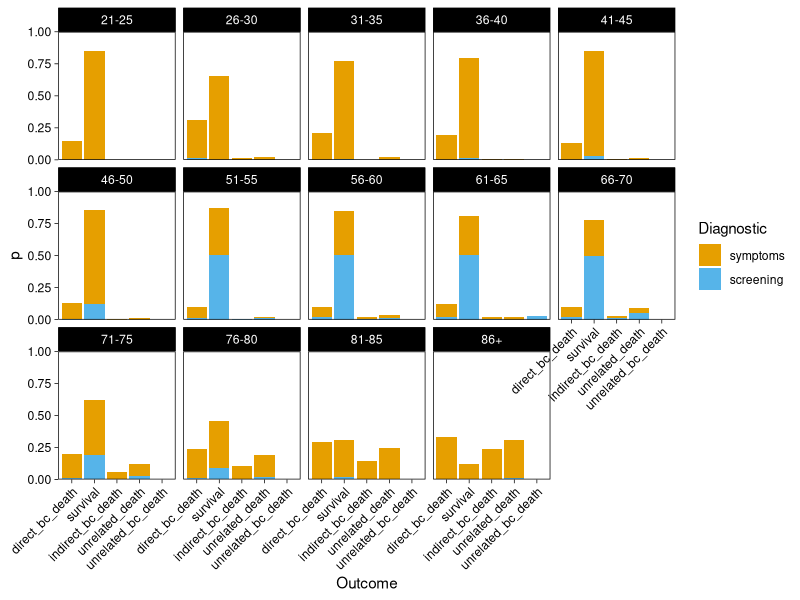
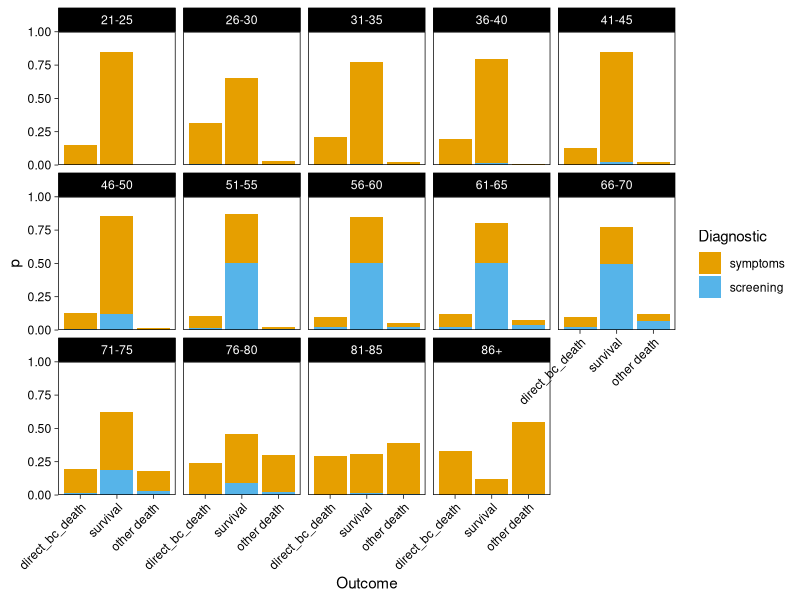
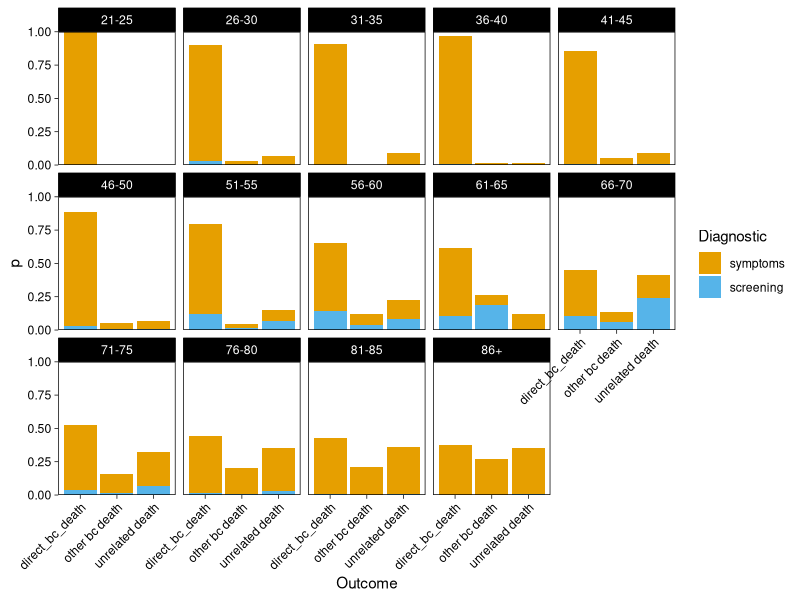
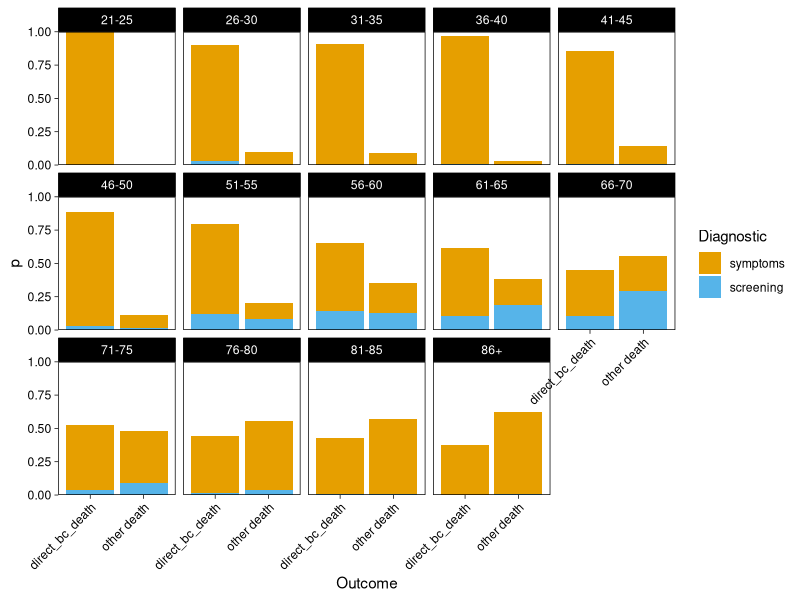
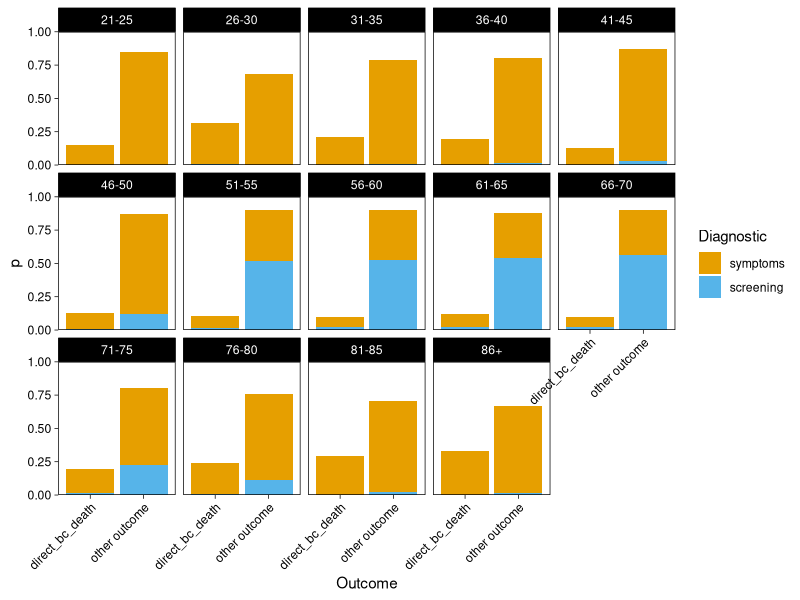
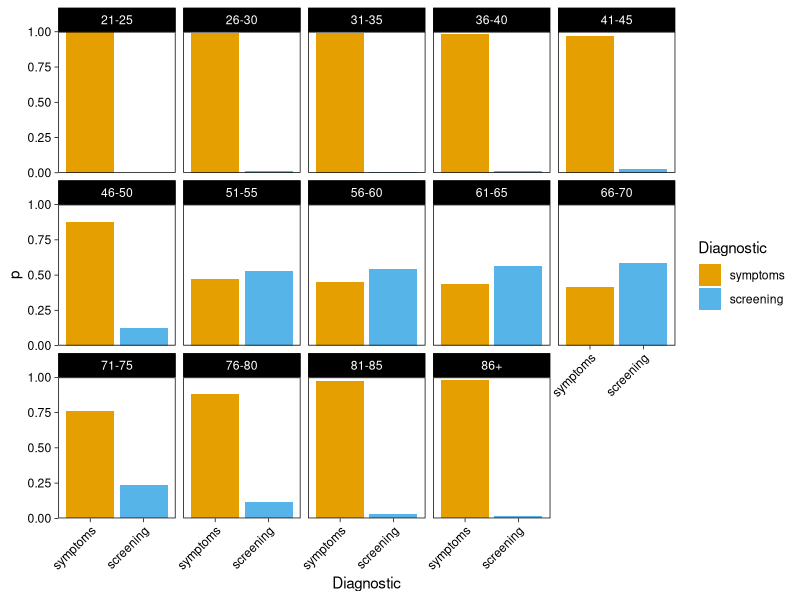
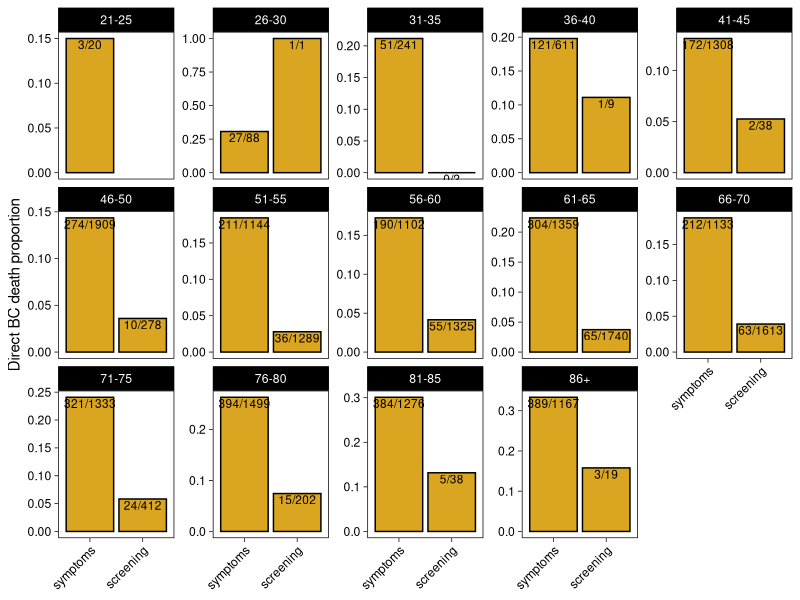
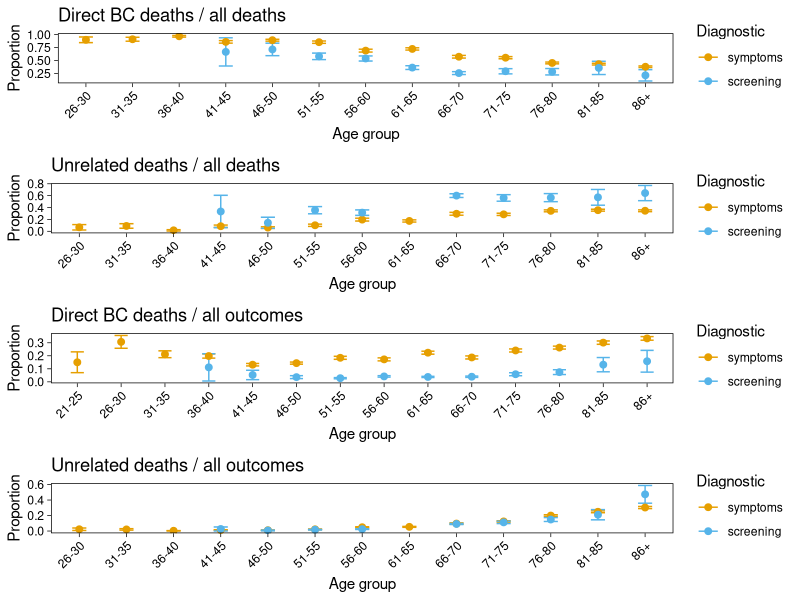

These figures' R source, in order:
## ---- chunk 1
knitr::opts_chunk$set(echo = FALSE, cache=TRUE)
library(tidyverse)
library(cowplot)
library(knitr)
library(kableExtra)
cbPalette <- c("#E69F00", "#56B4E9", "#009E73", "#F0E442", "#0072B2", "#D55E00", "#CC79A7")
## ---- chunk 2
myKable <- function(df, row.names=FALSE, col.names=NA, digits=2, bootstrap="condensed", font.size=12, label=NULL) {
  kable(df, format="html", row.names=row.names, col.names=col.names, digits=digits, label=label) %>% kable_styling(bootstrap_options=bootstrap, full_width=FALSE, position="left", font_size=font.size)
}
N <- function(n) prettyNum(n, big.mark = ",")
## ---- chunk 3
dat <- read_tsv("surv.txt", col_types = cols()) %>% 
  rename(Diagnostic = "Diagnostic route") %>% 
  mutate(Outcome = tolower(Outcome)) %>% 
  filter(Diagnostic != "other" & Age != "16-20") %>% 
  mutate(Diagnostic = recode(Diagnostic, "sympto" = "symptoms", "screen" = "screening")) %>% 
  mutate_at(vars(Outcome, Diagnostic, Age), as_factor)

sdat <- dat %>% group_by(Outcome, Diagnostic, Age) %>%
  tally %>%
  ungroup %>% 
  separate(Age, c("start", "end"), remove=FALSE) %>% 
  mutate(end = ifelse(end == "", "90", end)) %>% 
  mutate_at(vars(start, end), as.numeric) %>% 
  mutate(Midage = (start - 1 + end)/2) %>% 
  select(-start, -end)
## ---- chunk 4
sdat %>% select(Age, Diagnostic, Outcome, n) %>% 
  arrange(Age, Diagnostic, Outcome) %>% 
  myKable %>% scroll_box(width="300px", height="400px")
## ---- chunk 5
plotData <- function(d, what="Outcome") {
 d %>% 
  group_by(Age) %>% 
  mutate(p = n / sum(n)) %>% 
  ungroup %>% 
ggplot(aes_string(x=what, y="p")) +
  theme_linedraw() +
  geom_col(aes(fill=Diagnostic)) +
  facet_wrap(~Age, ncol=5) +
  scale_fill_manual(values = cbPalette) +
  theme(axis.text.x = element_text(angle=45, hjust=1), panel.grid = element_blank()) +
  scale_y_continuous(expand=c(0,0), limits=c(0,1))
}
## ---- chunk 6
sdat %>% 
  plotData
## ---- chunk 7
sdat %>% 
  mutate(Outcome = recode(Outcome,
                          "indirect_bc_death" = "other death",
                          "unrelated_bc_death" = "other death",
                          "unrelated_death" = "other death")) %>% 
  plotData
## ---- chunk 8
sdat %>% 
  filter(Outcome != "survival") %>% 
  mutate(Outcome = recode(Outcome,
                          "indirect_bc_death" = "other bc death",
                          "unrelated_bc_death" = "other bc death",
                          "unrelated_death" = "unrelated death")) %>% 
  plotData
## ---- chunk 9
sdat %>% 
  filter(Outcome != "survival") %>% 
  mutate(Outcome = recode(Outcome,
                          "indirect_bc_death" = "other death",
                          "unrelated_bc_death" = "other death",
                          "unrelated_death" = "other death")) %>% 
  plotData
## ---- chunk 10
sdat %>% 
  mutate(Outcome = recode(Outcome,
                          "indirect_bc_death" = "other outcome",
                          "unrelated_bc_death" = "other outcome",
                          "unrelated_death" = "other outcome",
                          "survival" = "other outcome")) %>% 
  plotData
## ---- chunk 11
sdat %>% 
  plotData(what = "Diagnostic")
## ---- chunk 12
plotScreen <- function(d) {
  d %>% 
    group_by(Age, Outcome) %>% 
    summarise(s = sum(n[Diagnostic == "screen"]), tot = sum(n), p = s / tot) %>% 
    ungroup %>% 
ggplot(aes(x=Outcome, y=p)) +
  theme_linedraw() +
  geom_col() +
  facet_wrap(~Age, ncol=5, scales = "free_y") +
  scale_fill_manual(values = cbPalette) +
  theme(axis.text.x = element_text(angle=45, hjust=1), panel.grid = element_blank()) +
    labs(x=NULL, y="Screen proportion")
}
## ---- chunk 13
plotDeath <- function(d) {
  d %>% 
    mutate(Diagnostic = recode(Diagnostic, "sympto" = "unscreened", "other" = "unscreened")) %>% 
    group_by(Age, Diagnostic) %>% 
    summarise(s = sum(n[Outcome == "direct_bc_death"]), tot = sum(n), f = tot - s, p = s / tot) %>%
    mutate(lab = paste0(s, "/", tot)) %>% 
    ungroup %>% 
  ggplot(aes(x=Diagnostic, y=p)) +
    theme_linedraw() +
    geom_col(fill="goldenrod", colour="black") +
    facet_wrap(~Age, ncol=5, scales = "free_y") +
    scale_fill_manual(values = cbPalette) +
    theme(axis.text.x = element_text(angle=45, hjust=1), panel.grid = element_blank()) +
    labs(x=NULL, y="Direct BC death proportion") +
    geom_text(aes(label = lab), vjust=1.2, size=3)
}
## ---- chunk 14
sdat %>% 
  plotDeath
## ---- chunk 15
findOutcomeProportion <- function(d, value, others) {
  ds <- d %>% 
    group_by(Diagnostic, Age) %>% 
    summarise(s = sum(n[Outcome == value]), f = sum(n[Outcome %in% others]), n = s + f,  p = s / n, Midage = Midage[1]) %>%
    filter(s > 0 & f > 0) %>% 
    ungroup
  
  properr <- ds %>%
    mutate(row = row_number()) %>% 
    group_by(row) %>%
    do({
      #ci <- prop.test(.$s, .$n)$conf.int
      #tibble(p_lo = ci[1], p_up = ci[2])
      se <- sqrt(.$p * (1 - .$p) / .$n)
      tibble(p_lo = .$p - se, p_up = .$p + se, se = se)
    }) %>% 
    ungroup
  
  bind_cols(ds, select(properr, p_lo, p_up, se))
}

plotOutcomeProportion <- function(d, value, others, ylab=NULL) {
  if(is.null(ylab)) ylab <- paste(value, "proportion")
  d %>% 
    findOutcomeProportion(value, others) %>% 
  ggplot(aes(x=Age, y=p, group=Diagnostic, colour = Diagnostic)) +
    theme_linedraw() +
    theme(panel.grid = element_blank(), axis.text.x=element_text(angle=45, hjust=1)) +
    geom_errorbar(aes(x=Age, ymin=p_lo, ymax=p_up, colour=Diagnostic), width=0.3) +
    geom_point(size=2) +
    labs(x = "Age group", y = "Proportion", title=ylab) +
    #geom_smooth(method="lm", formula=y ~ poly(x, 2), se=FALSE) +
    scale_colour_manual(values = cbPalette)
}
## ---- chunk 16
cases <- list(
  `1` = list(value = "direct_bc_death",
             others = c("indirect_bc_death", "unrelated_death", "unrelated_bc_death"),
             name = "Direct BC deaths / all deaths"),
  `2` = list(value = "unrelated_death",
             others = c("indirect_bc_death", "direct_bc_death", "unrelated_bc_death"),
             name = "Unrelated deaths / all deaths"),
  `3` = list(value = "direct_bc_death",
             others = c("indirect_bc_death", "unrelated_death", "unrelated_bc_death", "survival"),
             name = "Direct BC deaths / all outcomes"),
  `4` = list(value = "unrelated_death",
             others = c("indirect_bc_death", "direct_bc_death", "unrelated_bc_death", "survival"),
             name = "Unrelated deaths / all outcomes")
)
## ---- chunk 17
map(cases, function(case) {
  plotOutcomeProportion(sdat, value = case$value, others = case$others, ylab = case$name)   
}) %>% 
  plot_grid(plotlist = ., ncol=1)
## ---- chunk 18
chi2Comparison <- function(d, value, others) {
  P <- d %>% 
    findOutcomeProportion(value, others) %>% 
    select(Age, Diagnostic, p, se) %>% 
    group_split(Diagnostic)
  cx <- inner_join(P[[1]], P[[2]], by="Age") %>% 
    mutate(se2 = se.x^2 + se.y^2, chi2 = (p.x - p.y)^2 / se2)
  chi2 <- sum(cx$chi2)
  dof <- nrow(cx) - 1
  p <- 1 - pchisq(chi2, dof)
  list(chi2 = chi2, dof = dof, p = p)
}
## ---- chunk 19
map_df(cases, function(case) {
  cs <- chi2Comparison(sdat, value = case$value, others = case$others)
  tibble(Group = case$name, chi2 = cs$chi2, p = cs$p)
}) %>% 
  mutate_at(vars(chi2, p), ~signif(.,3)) %>% mutate_at(vars(chi2, p), as.character) %>% 
  myKable()
